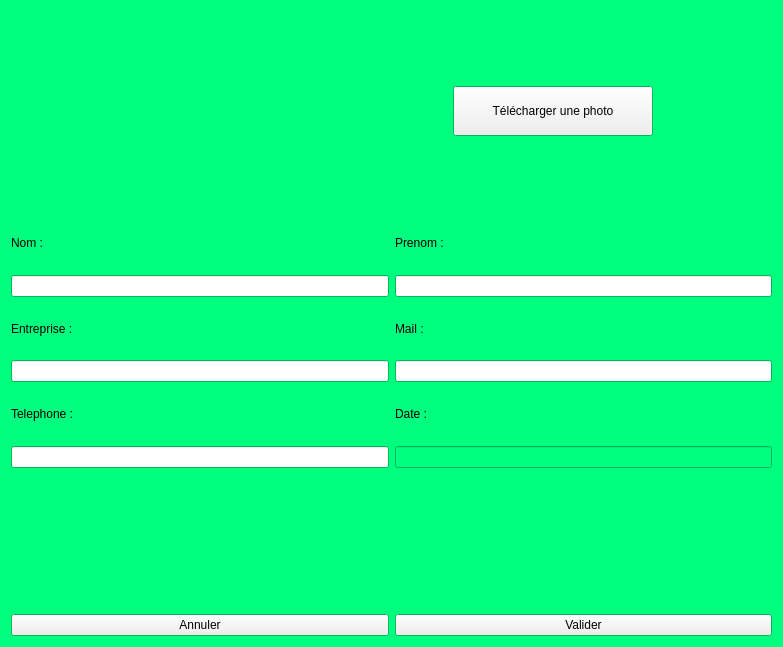
<?xml version="1.0" encoding="UTF-8"?>
<ui version="4.0">
 <class>AjoutContact</class>
 <widget class="QWidget" name="AjoutContact">
  <property name="geometry">
   <rect>
    <x>0</x>
    <y>0</y>
    <width>783</width>
    <height>647</height>
   </rect>
  </property>
  <property name="sizePolicy">
   <sizepolicy hsizetype="Expanding" vsizetype="Expanding">
    <horstretch>0</horstretch>
    <verstretch>0</verstretch>
   </sizepolicy>
  </property>
  <property name="minimumSize">
   <size>
    <width>0</width>
    <height>0</height>
   </size>
  </property>
  <property name="palette">
   <palette>
    <active>
     <colorrole role="Base">
      <brush brushstyle="SolidPattern">
       <color alpha="255">
        <red>255</red>
        <green>255</green>
        <blue>255</blue>
       </color>
      </brush>
     </colorrole>
     <colorrole role="Window">
      <brush brushstyle="SolidPattern">
       <color alpha="255">
        <red>0</red>
        <green>255</green>
        <blue>127</blue>
       </color>
      </brush>
     </colorrole>
    </active>
    <inactive>
     <colorrole role="Base">
      <brush brushstyle="SolidPattern">
       <color alpha="255">
        <red>255</red>
        <green>255</green>
        <blue>255</blue>
       </color>
      </brush>
     </colorrole>
     <colorrole role="Window">
      <brush brushstyle="SolidPattern">
       <color alpha="255">
        <red>0</red>
        <green>255</green>
        <blue>127</blue>
       </color>
      </brush>
     </colorrole>
    </inactive>
    <disabled>
     <colorrole role="Base">
      <brush brushstyle="SolidPattern">
       <color alpha="255">
        <red>0</red>
        <green>255</green>
        <blue>127</blue>
       </color>
      </brush>
     </colorrole>
     <colorrole role="Window">
      <brush brushstyle="SolidPattern">
       <color alpha="255">
        <red>0</red>
        <green>255</green>
        <blue>127</blue>
       </color>
      </brush>
     </colorrole>
    </disabled>
   </palette>
  </property>
  <property name="windowTitle">
   <string>Form</string>
  </property>
  <property name="autoFillBackground">
   <bool>true</bool>
  </property>
  <layout class="QVBoxLayout" name="verticalLayout_8">
   <item>
    <layout class="QHBoxLayout" name="horizontalLayout">
     <item>
      <widget class="QLabel" name="PhotoLabel">
       <property name="minimumSize">
        <size>
         <width>200</width>
         <height>200</height>
        </size>
       </property>
       <property name="maximumSize">
        <size>
         <width>200</width>
         <height>200</height>
        </size>
       </property>
       <property name="autoFillBackground">
        <bool>true</bool>
       </property>
       <property name="text">
        <string/>
       </property>
      </widget>
     </item>
     <item>
      <widget class="QPushButton" name="BdwnlPhoto">
       <property name="minimumSize">
        <size>
         <width>200</width>
         <height>50</height>
        </size>
       </property>
       <property name="maximumSize">
        <size>
         <width>200</width>
         <height>50</height>
        </size>
       </property>
       <property name="text">
        <string>Télécharger une photo</string>
       </property>
      </widget>
     </item>
    </layout>
   </item>
   <item>
    <layout class="QVBoxLayout" name="verticalLayout">
     <item>
      <layout class="QHBoxLayout" name="horizontalLayout_5">
       <item>
        <layout class="QVBoxLayout" name="LayoutNom">
         <item>
          <widget class="QLabel" name="LabelNom">
           <property name="text">
            <string>Nom :</string>
           </property>
          </widget>
         </item>
         <item>
          <widget class="QLineEdit" name="LigneNom"/>
         </item>
        </layout>
       </item>
       <item>
        <layout class="QVBoxLayout" name="LayoutPrenom">
         <item>
          <widget class="QLabel" name="LabelPrenom">
           <property name="text">
            <string>Prenom :</string>
           </property>
          </widget>
         </item>
         <item>
          <widget class="QLineEdit" name="LignePrenom"/>
         </item>
        </layout>
       </item>
      </layout>
     </item>
     <item>
      <layout class="QHBoxLayout" name="horizontalLayout_2">
       <item>
        <layout class="QVBoxLayout" name="LayoutEntreprise">
         <item>
          <widget class="QLabel" name="LabelEntreprise">
           <property name="text">
            <string>Entreprise :</string>
           </property>
          </widget>
         </item>
         <item>
          <widget class="QLineEdit" name="LigneEntreprise"/>
         </item>
        </layout>
       </item>
       <item>
        <layout class="QVBoxLayout" name="LayoutMail">
         <item>
          <widget class="QLabel" name="LabelMail">
           <property name="text">
            <string>Mail :</string>
           </property>
          </widget>
         </item>
         <item>
          <widget class="QLineEdit" name="LigneMail"/>
         </item>
        </layout>
       </item>
      </layout>
     </item>
     <item>
      <layout class="QHBoxLayout" name="horizontalLayout_3">
       <item>
        <layout class="QVBoxLayout" name="LayoutTelephone">
         <item>
          <widget class="QLabel" name="LabelTelephone">
           <property name="text">
            <string>Telephone :</string>
           </property>
          </widget>
         </item>
         <item>
          <widget class="QLineEdit" name="LigneTelephone"/>
         </item>
        </layout>
       </item>
       <item>
        <layout class="QVBoxLayout" name="LayoutDate">
         <item>
          <widget class="QLabel" name="LabelDate">
           <property name="text">
            <string>Date :</string>
           </property>
          </widget>
         </item>
         <item>
          <widget class="QLineEdit" name="lineEdit_2">
           <property name="enabled">
            <bool>false</bool>
           </property>
           <property name="text">
            <string/>
           </property>
          </widget>
         </item>
        </layout>
       </item>
      </layout>
     </item>
     <item>
      <spacer name="verticalSpacer">
       <property name="orientation">
        <enum>Qt::Vertical</enum>
       </property>
       <property name="sizeType">
        <enum>QSizePolicy::Minimum</enum>
       </property>
       <property name="sizeHint" stdset="0">
        <size>
         <width>50</width>
         <height>140</height>
        </size>
       </property>
      </spacer>
     </item>
    </layout>
   </item>
   <item>
    <layout class="QHBoxLayout" name="horizontalLayout_4">
     <item>
      <widget class="QPushButton" name="BAnnuleFormulaire">
       <property name="text">
        <string>Annuler</string>
       </property>
      </widget>
     </item>
     <item>
      <widget class="QPushButton" name="BValideContact">
       <property name="text">
        <string>Valider</string>
       </property>
      </widget>
     </item>
    </layout>
   </item>
  </layout>
 </widget>
 <resources/>
 <connections/>
</ui>
